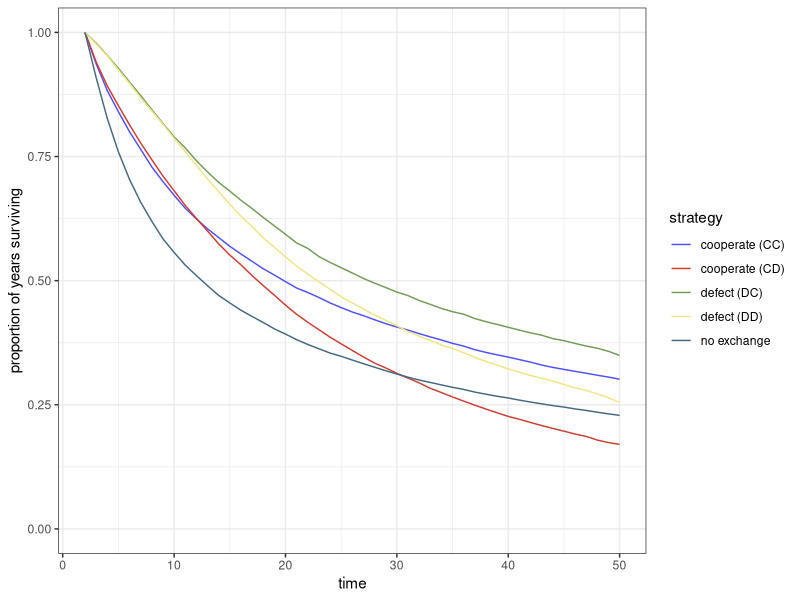
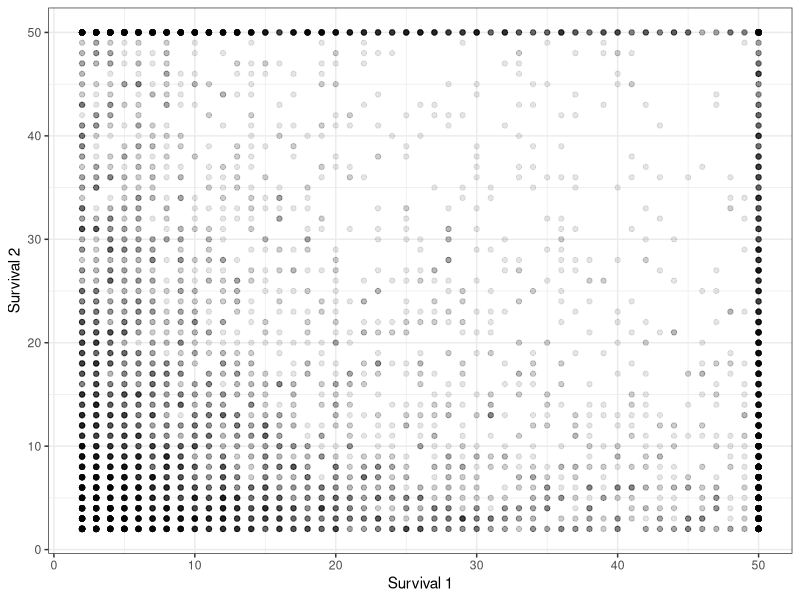
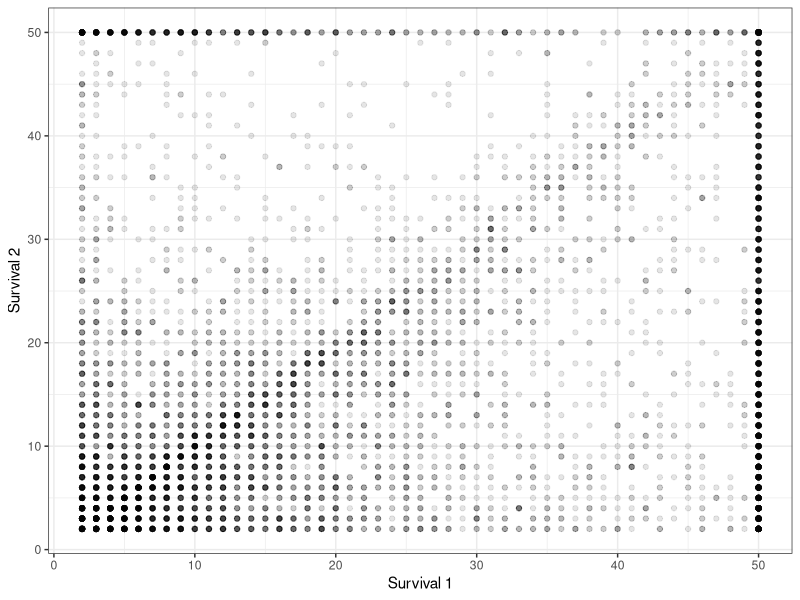
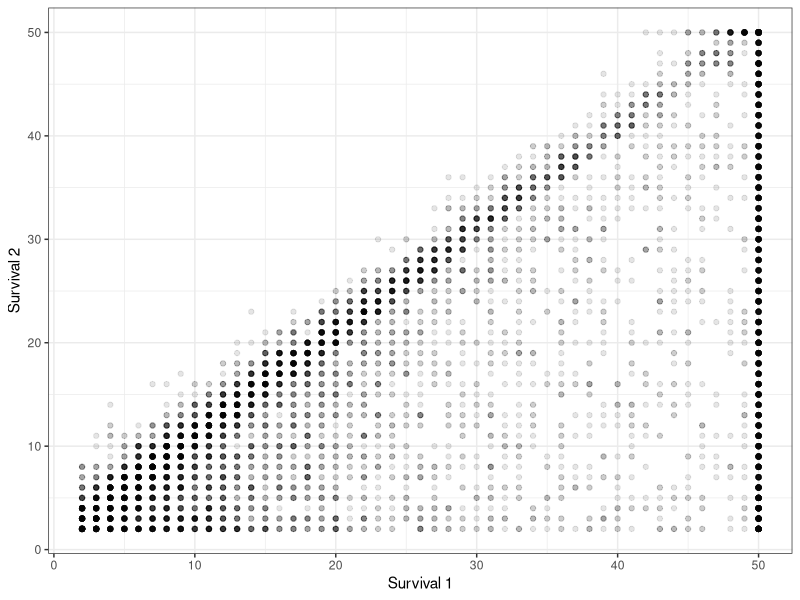
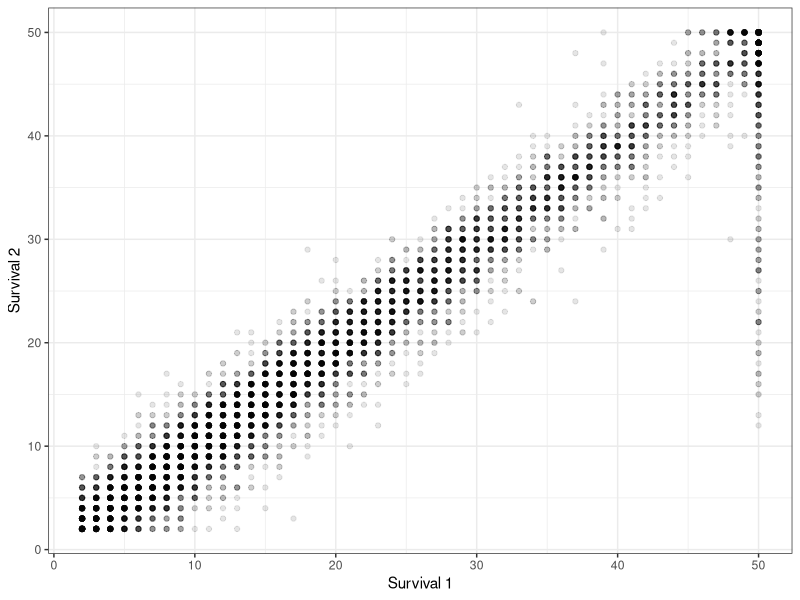

Recreate these plots in R, in order.
## ---- chunk 1
library(tidyverse)
library(igraph)
library(ggsci)

dk <- read_csv('osotua_survivalcurves.csv')
ggplot(dk, aes(x=x, y=y, colour=factor(type))) + geom_line() +
  scale_color_igv() + 
  ylim(c(0,1)) + theme_bw() + labs(x='time', y='proportion of years surviving',
                                   colour='strategy')
## ---- chunk 2
df <- read_csv('df_noexchange.csv')
ggplot(df, aes(x=dead1, y=dead2)) + geom_point(alpha=0.1) + theme_bw() + labs(x='Survival 1', y='Survival 2')
## ---- chunk 3
df <- read_csv('df_osotua_cc.csv')
ggplot(df, aes(x=dead1, y=dead2)) + geom_point(alpha=0.1) + theme_bw() + labs(x='Survival 1', y='Survival 2')
## ---- chunk 4
df <- read_csv('df_osotua_dc_defect1coop2.csv')
ggplot(df, aes(x=dead1, y=dead2)) + geom_point(alpha=0.1) + theme_bw() + labs(x='Survival 1', y='Survival 2')
## ---- chunk 5
df <- read_csv('df_osotua_dd.csv')
ggplot(df, aes(x=dead1, y=dead2)) + geom_point(alpha=0.1) + theme_bw() + labs(x='Survival 1', y='Survival 2')
